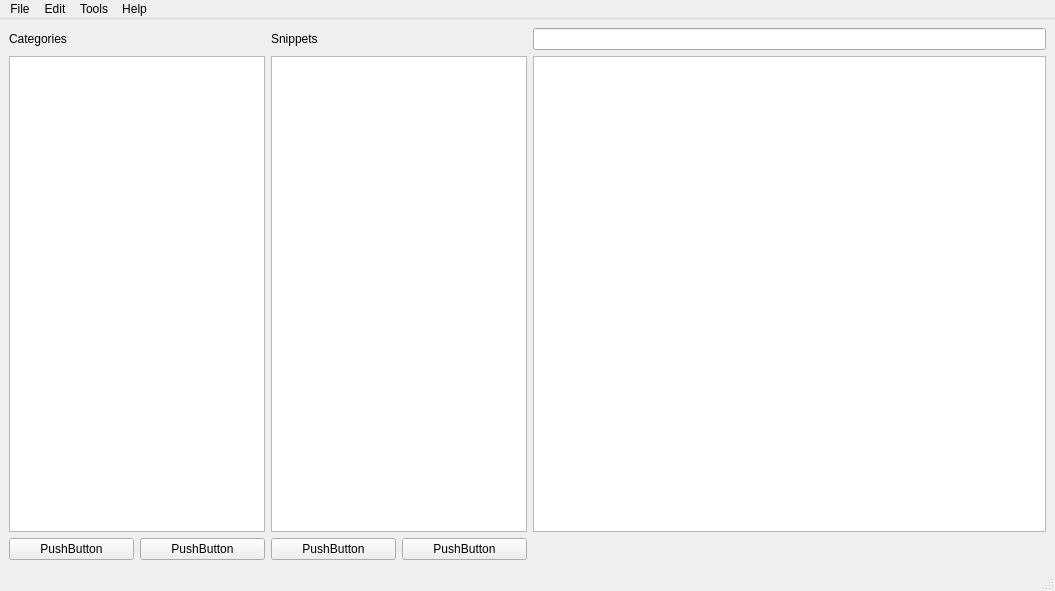
<?xml version="1.0" encoding="UTF-8"?>
<ui version="4.0">
 <class>MainWindow</class>
 <widget class="QMainWindow" name="MainWindow">
  <property name="geometry">
   <rect>
    <x>0</x>
    <y>0</y>
    <width>1055</width>
    <height>591</height>
   </rect>
  </property>
  <property name="windowTitle">
   <string>MainWindow</string>
  </property>
  <widget class="QWidget" name="centralwidget">
   <layout class="QGridLayout" name="gridLayout">
    <item row="0" column="0">
     <widget class="QLabel" name="labelCategories">
      <property name="text">
       <string>Categories</string>
      </property>
     </widget>
    </item>
    <item row="0" column="2">
     <widget class="QLabel" name="labelSnippets">
      <property name="text">
       <string>Snippets</string>
      </property>
     </widget>
    </item>
    <item row="0" column="4">
     <widget class="QLineEdit" name="lineEditSnippetTitle"/>
    </item>
    <item row="1" column="0" colspan="2">
     <widget class="QListWidget" name="listWidgetCategories"/>
    </item>
    <item row="1" column="2" colspan="2">
     <widget class="QListWidget" name="listWidgetSnippets"/>
    </item>
    <item row="2" column="0">
     <widget class="QPushButton" name="pushButtonNewCategory">
      <property name="text">
       <string>PushButton</string>
      </property>
     </widget>
    </item>
    <item row="2" column="1">
     <widget class="QPushButton" name="pushButtonRemoveCategory">
      <property name="text">
       <string>PushButton</string>
      </property>
     </widget>
    </item>
    <item row="2" column="2">
     <widget class="QPushButton" name="pushButtonNewSnippet">
      <property name="text">
       <string>PushButton</string>
      </property>
     </widget>
    </item>
    <item row="2" column="3">
     <widget class="QPushButton" name="pushButtonRemoveSnippet">
      <property name="text">
       <string>PushButton</string>
      </property>
     </widget>
    </item>
    <item row="1" column="4">
     <widget class="QPlainTextEdit" name="textEditSnippetContent"/>
    </item>
   </layout>
  </widget>
  <widget class="QMenuBar" name="menubar">
   <property name="geometry">
    <rect>
     <x>0</x>
     <y>0</y>
     <width>1055</width>
     <height>21</height>
    </rect>
   </property>
   <widget class="QMenu" name="menuFile">
    <property name="title">
     <string>File</string>
    </property>
    <addaction name="actionExit"/>
   </widget>
   <widget class="QMenu" name="menuEdit">
    <property name="title">
     <string>Edit</string>
    </property>
    <addaction name="actionCut"/>
    <addaction name="actionCopy"/>
    <addaction name="actionPaste"/>
   </widget>
   <widget class="QMenu" name="menuTools">
    <property name="title">
     <string>Tools</string>
    </property>
    <addaction name="actionOptions"/>
   </widget>
   <widget class="QMenu" name="menuHelp">
    <property name="title">
     <string>Help</string>
    </property>
    <addaction name="actionAbout_Yasm"/>
   </widget>
   <addaction name="menuFile"/>
   <addaction name="menuEdit"/>
   <addaction name="menuTools"/>
   <addaction name="menuHelp"/>
  </widget>
  <widget class="QStatusBar" name="statusbar"/>
  <action name="actionQuit">
   <property name="text">
    <string>Quit</string>
   </property>
  </action>
  <action name="actionExit">
   <property name="text">
    <string>Exit</string>
   </property>
  </action>
  <action name="actionCut">
   <property name="text">
    <string>Cut</string>
   </property>
  </action>
  <action name="actionCopy">
   <property name="text">
    <string>Copy</string>
   </property>
  </action>
  <action name="actionPaste">
   <property name="text">
    <string>Paste</string>
   </property>
  </action>
  <action name="actionOptions">
   <property name="text">
    <string>Options</string>
   </property>
  </action>
  <action name="actionAbout_Yasm">
   <property name="text">
    <string>About Yasm</string>
   </property>
  </action>
 </widget>
 <resources/>
 <connections/>
</ui>
